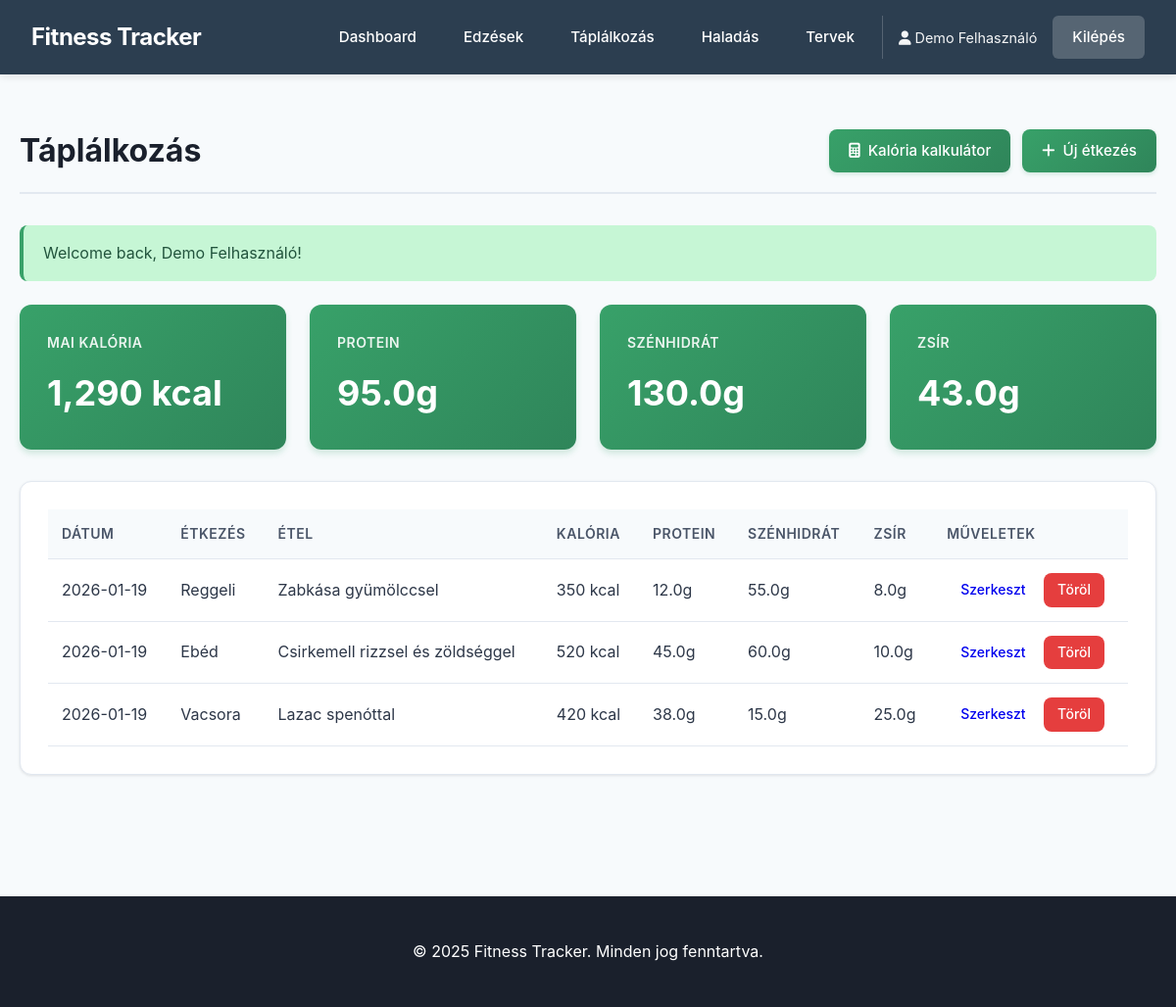
Screenshot of /index.php?action=nutrition_list (signed in) with the database file from the repository.
### tables this page shows
CREATE TABLE nutrition (
    id INT AUTO_INCREMENT PRIMARY KEY,
    user_id INT NOT NULL,
    meal_type VARCHAR(50) NOT NULL,
    food_name VARCHAR(100) NOT NULL,
    calories INT NOT NULL,
    protein DECIMAL(6,2) DEFAULT 0,
    carbs DECIMAL(6,2) DEFAULT 0,
    fats DECIMAL(6,2) DEFAULT 0,
    meal_date DATE NOT NULL,
    created_at TIMESTAMP DEFAULT CURRENT_TIMESTAMP,
    FOREIGN KEY (user_id) REFERENCES users(id) ON DELETE CASCADE,
    INDEX idx_user_date (user_id, meal_date)
);

### controllers/BaseController.php (called while the page is built, shortened)
<?php
abstract class BaseController
{
    public function __construct($model)
    {
        $this->model = $model;
    }
    protected function render(string $view, array $data = []): void
    {
        extract($data);
        $viewFile = "views/{$view}.php";
        include $viewFile;
    }
    protected function getUserId(): ?int
    {
        return $_SESSION['user_id'] ?? null;
    }
    protected function getFlash(): ?array
    {
        if (isset($_SESSION['flash_message'])) {
            $flash = [
                'message' => $_SESSION['flash_message'],
                'type' => $_SESSION['flash_type'] ?? 'success'
            ];
            return $flash;
        }
        return null;
    }
}

### controllers/NutritionController.php (called while the page is built, shortened)
<?php
class NutritionController extends BaseController
{
    public function list(): void
    {
        $userId = $this->getUserId();
        $entries = $this->model->getByUserId($userId);
        $dailyStats = $this->model->getDailyStats($userId);
        $this->render('nutrition/index', [
            'entries' => $entries,
            'dailyStats' => $dailyStats,
            'flash' => $this->getFlash()
        ]);
    }
}

### classes/Router.php (called while the page is built, shortened)
<?php
class Router
{
    private array $routes = [];
    private Database $database;
    public function __construct(Database $database)
    {
        $this->database = $database;
    }
    public function add(string $action, string $controllerClass, string $method, string $modelClass): void
    {
        $this->routes[$action] = [
            'controller' => $controllerClass,
            'method' => $method,
            'model' => $modelClass
        ];
    }
    public function dispatch(?string $action = null): void
    {
        $action = $action ?? $_GET['action'] ?? 'home';
        $route = $this->routes[$action];
        $model = new $route['model']($this->database);
        $controller = new $route['controller']($model);
        $method = $route['method'];
        $controller->$method();
    }
}

### index.php (called while the page is built, shortened)
<?php
require_once 'config/database.php';
require_once 'classes/Database.php';
require_once 'classes/Router.php';
require_once 'models/BaseModel.php';
require_once 'controllers/BaseController.php';
require_once 'models/Nutrition.php';
require_once 'controllers/NutritionController.php';
$database = Database::getInstance();
$router = new Router($database);
$router->add('login', AuthController::class, 'login', User::class);
$router->add('register', AuthController::class, 'register', User::class);
$router->add('logout', AuthController::class, 'logout', User::class);
$router->add('home', DashboardController::class, 'home', User::class);
$router->add('workout_list', WorkoutController::class, 'list', Workout::class);
$router->add('workout_create', WorkoutController::class, 'create', Workout::class);
$router->add('workout_edit', WorkoutController::class, 'edit', Workout::class);
$router->add('workout_delete', WorkoutController::class, 'delete', Workout::class);
$router->add('nutrition_list', NutritionController::class, 'list', Nutrition::class);
$router->add('nutrition_create', NutritionController::class, 'create', Nutrition::class);
$router->add('nutrition_edit', NutritionController::class, 'edit', Nutrition::class);
$router->add('nutrition_delete', NutritionController::class, 'delete', Nutrition::class);
$router->add('calculator', NutritionController::class, 'calculator', Nutrition::class);
$router->add('progress_list', ProgressController::class, 'list', Progress::class);
$router->add('progress_create', ProgressController::class, 'create', Progress::class);
$router->add('progress_charts', ProgressController::class, 'charts', Progress::class);
$router->add('plan_list', WorkoutPlanController::class, 'list', WorkoutPlan::class);
$router->add('plan_create', WorkoutPlanController::class, 'create', WorkoutPlan::class);
$router->add('plan_show', WorkoutPlanController::class, 'show', WorkoutPlan::class);
$router->add('plan_clone', WorkoutPlanController::class, 'clone', WorkoutPlan::class);
$router->dispatch();

### models/BaseModel.php (called while the page is built, shortened)
<?php
abstract class BaseModel
{
    public function __construct(Database $database)
    {
        $this->db = $database->getConnection();
    }
}

### classes/Database.php (called while the page is built, shortened)
<?php
class Database
{
    private mysqli $connection;
    private function __construct()
    {
        $this->connection = new mysqli(
            DB_HOST,
            DB_USER,
            DB_PASS,
            DB_NAME
        );
        $this->connection->set_charset(DB_CHARSET);
    }
    public function getConnection(): mysqli
    {
        return $this->connection;
    }
}

### models/Nutrition.php (called while the page is built, shortened)
<?php
class Nutrition extends BaseModel
{
    protected string $table = 'nutrition';
    public function getByUserId(int $userId): mysqli_result|false
    {
        $sql = "SELECT * FROM {$this->table} WHERE user_id = ? ORDER BY meal_date DESC, created_at DESC";
        $stmt = $this->db->prepare($sql);
        $stmt->bind_param('i', $userId);
        $stmt->execute();
        return $stmt->get_result();
    }
    public function getDailyStats(int $userId): ?array
    {
        $sql = "SELECT
                    COUNT(*) as total_meals,
                    SUM(calories) as total_calories,
                    SUM(protein) as total_protein,
                    SUM(carbs) as total_carbs,
                    SUM(fats) as total_fats
                FROM {$this->table}
                WHERE user_id = ? AND meal_date = CURDATE()";
        $stmt = $this->db->prepare($sql);
        $stmt->bind_param('i', $userId);
        $stmt->execute();
        return $stmt->get_result()->fetch_assoc();
    }
}

### views/nutrition/index.php (the view)
<?php include 'views/layouts/header.php'; ?>
    <div class="container">
        <div class="page-header">
            <h1>Táplálkozás</h1>
            <div>
                <a href="index.php?action=calculator" class="btn btn-primary"><i class="fa-solid fa-calculator"></i> Kalória kalkulátor</a>
                <a href="index.php?action=nutrition_create" class="btn btn-primary"><i class="fa-solid fa-plus"></i> Új étkezés</a>
            </div>
        </div>
        <?php if ($flash): ?><div class="alert alert-<?php echo $flash['type']; ?>"><?php echo htmlspecialchars($flash['message']); ?></div><?php endif; ?>
        <?php if ($dailyStats): ?>
            <div class="stats-summary">
                <div class="stat-box"><h3>Mai kalória</h3><p class="stat-number"><?php echo number_format($dailyStats['total_calories']); ?> kcal</p></div>
                <div class="stat-box"><h3>Protein</h3><p class="stat-number"><?php echo number_format($dailyStats['total_protein'], 1); ?>g</p></div>
                <div class="stat-box"><h3>Szénhidrát</h3><p class="stat-number"><?php echo number_format($dailyStats['total_carbs'], 1); ?>g</p></div>
                <div class="stat-box"><h3>Zsír</h3><p class="stat-number"><?php echo number_format($dailyStats['total_fats'], 1); ?>g</p></div>
            </div>
        <?php endif; ?>
        <div class="card">
            <table class="data-table">
                <thead><tr><th>Dátum</th><th>Étkezés</th><th>Étel</th><th>Kalória</th><th>Protein</th><th>Szénhidrát</th><th>Zsír</th><th>Műveletek</th></tr></thead>
                <tbody>
                <?php if ($entries && $entries->num_rows > 0): ?>
                    <?php while ($row = $entries->fetch_assoc()): ?>
                        <tr>
                            <td><?php echo date('Y-m-d', strtotime($row['meal_date'])); ?></td>
                            <td><?php echo htmlspecialchars($row['meal_type']); ?></td>
                            <td><?php echo htmlspecialchars($row['food_name']); ?></td>
                            <td><?php echo $row['calories']; ?> kcal</td>
                            <td><?php echo number_format($row['protein'], 1); ?>g</td>
                            <td><?php echo number_format($row['carbs'], 1); ?>g</td>
                            <td><?php echo number_format($row['fats'], 1); ?>g</td>
                            <td>
                                <a href="index.php?action=nutrition_edit&id=<?php echo $row['id']; ?>" class="btn btn-sm">Szerkeszt</a>
                                <a href="index.php?action=nutrition_delete&id=<?php echo $row['id']; ?>" class="btn btn-sm btn-danger" onclick="return confirm('Biztosan törölni szeretnéd?')">Töröl</a>
                            </td>
                        </tr>
                    <?php endwhile; ?>
                <?php else: ?>
                    <tr><td colspan="8" class="empty-state">Még nincsenek étkezések rögzítve.</td></tr>
                <?php endif; ?>
                </tbody>
            </table>
        </div>
    </div>
<?php include 'views/layouts/footer.php'; ?>

### public/css/style.css (style rules this page uses)
* { margin: 0; padding: 0; box-sizing: border-box; }
body { font-family: 'Inter', -apple-system, BlinkMacSystemFont, 'Segoe UI', sans-serif; line-height: 1.6; color: #2d3748; background-color: #f7fafc; }
.container { max-width: 1400px; margin: 0 auto; padding: 20px; }
.page-header { display: flex; justify-content: space-between; align-items: center; margin-bottom: 2rem; padding-bottom: 1rem; border-bottom: 2px solid #e2e8f0; }
.page-header h1 { color: #1a202c; font-size: 2rem; font-weight: 700; }
.page-header div { display: flex; gap: 0.75rem; }
.card { background: white; border-radius: 12px; padding: 1.75rem; margin-bottom: 1.5rem; box-shadow: 0 1px 3px rgba(0,0,0,0.1); border: 1px solid #e2e8f0; }
.stats-summary { display: grid; grid-template-columns: repeat(auto-fit, minmax(220px, 1fr)); gap: 1.5rem; margin-bottom: 2rem; }
.stat-box { background: linear-gradient(135deg, #38a169 0%, #2f855a 100%); color: white; padding: 1.75rem; border-radius: 12px; text-align: left; box-shadow: 0 4px 6px rgba(56, 161, 105, 0.2); }
.stat-box h3 { color: white; font-size: 0.875rem; margin-bottom: 0.75rem; opacity: 0.9; text-transform: uppercase; letter-spacing: 0.5px; font-weight: 600; }
.stat-number { font-size: 2.25rem; font-weight: 700; margin: 0; }
.data-table { width: 100%; border-collapse: collapse; }
.data-table thead { background-color: #f7fafc; }
.data-table th, .data-table td { padding: 0.875rem; text-align: left; border-bottom: 1px solid #e2e8f0; }
.data-table th { font-weight: 600; color: #4a5568; font-size: 0.875rem; text-transform: uppercase; letter-spacing: 0.5px; }
.data-table tbody tr { transition: background-color 0.15s; }
.btn { display: inline-flex; align-items: center; justify-content: center; gap: 0.5rem; padding: 0.625rem 1.25rem; border: none; border-radius: 8px; font-size: 0.95rem; font-weight: 500; cursor: pointer; text-decoration: none; transition: all 0.2s; }
.btn-primary { background: linear-gradient(135deg, #38a169 0%, #2f855a 100%); color: white; box-shadow: 0 2px 4px rgba(56, 161, 105, 0.2); }
.btn-danger { background-color: #e53e3e; color: white; }
.btn-sm { padding: 0.375rem 0.875rem; font-size: 0.875rem; }
.alert { padding: 1rem 1.25rem; border-radius: 8px; margin-bottom: 1.5rem; border-left: 4px solid; }
.alert-success { background-color: #c6f6d5; color: #22543d; border-color: #38a169; }

### rows the page displays
nutrition: meal_date "2026-01-19", meal_type "Reggeli", food_name "Zabkása gyümölccsel", calories "350", protein "12.0", carbs "55.0", fats "8.0"
nutrition: meal_date "2026-01-19", meal_type "Ebéd", food_name "Csirkemell rizzsel és zöldséggel", calories "520", protein "45.0", carbs "60.0", fats "10.0"
nutrition: meal_date "2026-01-19", meal_type "Vacsora", food_name "Lazac spenóttal", calories "420", protein "38.0", carbs "15.0", fats "25.0"

### other values shown
$_SESSION['user_name'] "Demo Felhasználó"
$flash['message'] "Welcome back, Demo Felhasználó!"
$dailyStats['total_calories'] "1,290"
$dailyStats['total_protein'] "95.0"
$dailyStats['total_carbs'] "130.0"
$dailyStats['total_fats'] "43.0"
